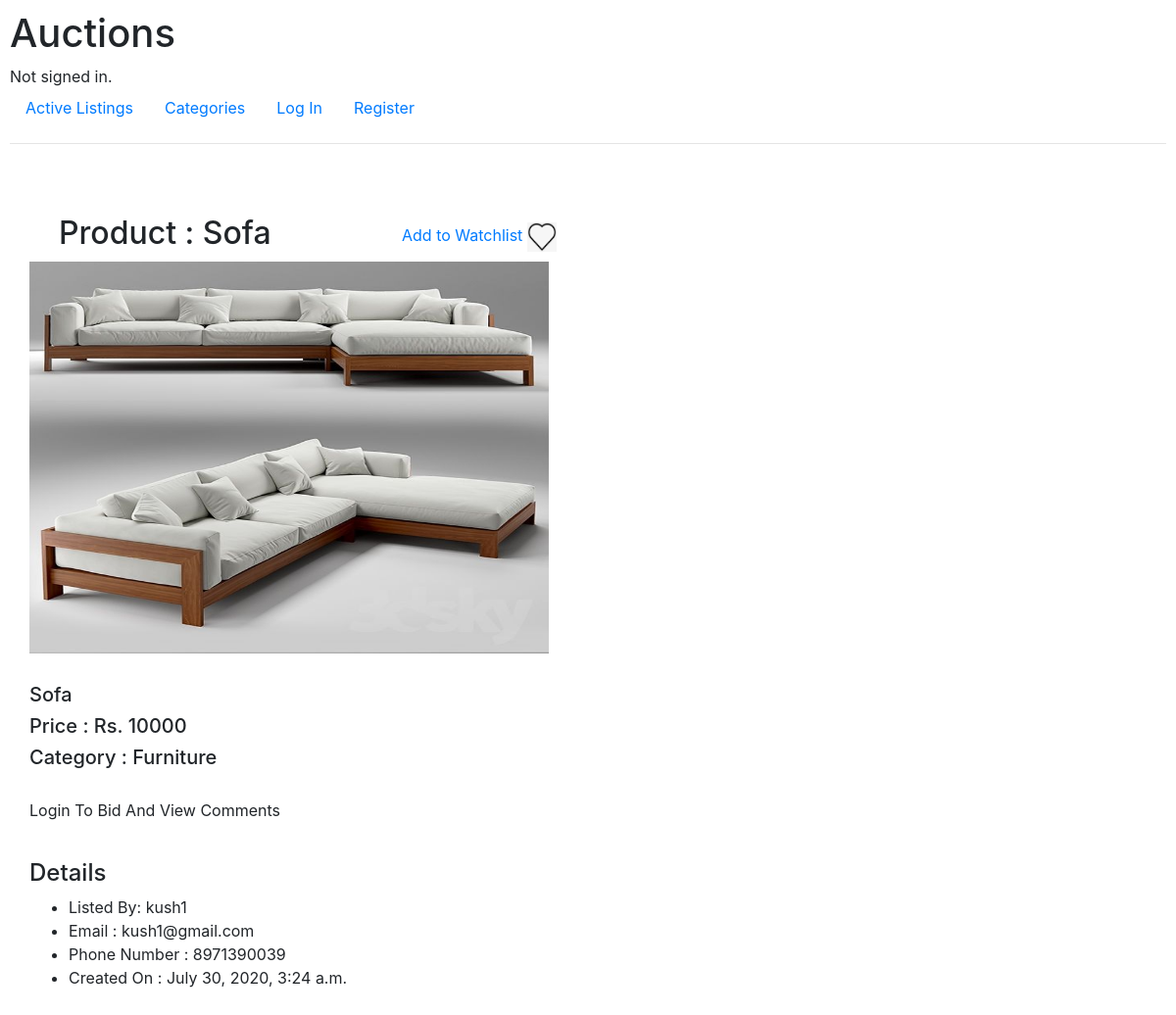
Page /product/Sofa/1 on the committed database.
### auctions/models.py (models this page shows, shortened)
class Product(models.Model):
    user = models.ForeignKey(User, on_delete=models.CASCADE, related_name="departures")
    product_name = models.CharField(max_length=255)
    product_category = models.CharField(max_length=255)
    product_price = models.IntegerField()
    product_img = models.ImageField(upload_to=None, blank=True)
    product_created_on = models.DateTimeField(default=datetime.now(), blank=True)

class User(AbstractUser):
    address = models.CharField(max_length=30, blank=True)
    birth_date = models.DateField(null=True, blank=True)
    phone_regex = RegexValidator(regex=r'^[7-9]\d{9}$', message="Phone number must be entered in the format: '+999999999'. Up to 15 digits allowed.")
    phone_number = models.CharField(validators=[phone_regex], max_length=17, blank=False) # validators should be a list

### auctions/views.py (the view, shortened to what this page needs)
# urls.py: path("product/<str:title>/<int:id>", views.product_detail, name="product_detail"),
def product_detail(request, title, id):
    if not request.user.is_authenticated:
        comments = Comment.objects.all()
        products= Product.objects.filter(id=id, product_name=title)
        return render(request, "auctions/product_detail.html",{
            "products": products,
            "comments": comments
        })

### auctions/templates/auctions/product_detail.html (shortened to what this page needs)
{% extends "auctions/layout.html" %}
{% block body %}
    {% for product in products %}
        <div>
            {% if not user_owner %}
                <div class="product_detail_watchlist">
                    {% if not watchlists %}
                        <a href="../../product_watchlist_add/{{product.id}}">Add to Watchlist <img src="/static/images/watchlist.png" height="30px" width="30px"></a>
                    {% endif %}
                </div>
            {% else %}
                <h2>Your Product</h2>
                <p>You can't add to watchlist and you can't Bid For Your Own product</h5>
            {% endif %}
            <h2 class="product_detail_product_name">Product : {{ product.product_name }}</h2>
            <div class="product_detail_img">
                <img src="/static/images/{{product.product_img}}" height="400px" width="530px" alt={{ product.product_name }} width="500" height="600">
            </div>
            <div class="product_detail_product">
                <h5>{{ product.product_name }}</h5>
                <h5>Price : Rs. {{ product.product_price }}</h5>
                <h5>Category : {{ product.product_category }}</h5>
            </div>
            <div class="product_detail_bid">
                {% if user.is_authenticated %}
                    {% if not user_owner %}
                        {% if not bids %}
                        <div>
                            <a href="/../product_bid/{{product.id}}/{{bid_amount}}">
                                <button id="product_detail_bid_amount">Bid For {{bid_amount}}</button>
                            </a>
                        </div>
                        {% else %}
                            {% for bid in bids%}
                                {%if bid.product.id == product.id %}
                                    <input id="product_detail_current_bid" type="button" value="Current Bid is Yours" disabled>
                                {% endif %}
                            {% endfor %}
                        {% endif %}
                    {% else %}
                        <button disabled>You Can't Bid for Your Product</button>
                    {% endif %}
                {% else %}
                <label>Login To Bid And View Comments</label>
                {% endif %}
            </div>
            <div class="product_detail_detail">
            <h4>Details</h4>
                <ul>
                    <li>Listed By: {{ product.user }}</li>
                    <li>Email : {{ product.user.email}}</li>
                    <li>Phone Number : {{ product.user.phone_number }}</li>
                    <li>Created On : {{ product.product_created_on }} </li>
                </ul>
            </div>
        </div>
    {% empty %}
        <li>No Active Products</li>
    {% endfor %}
{% endblock %}

### auctions/static/auctions/styles.css (style rules this page uses)
body { padding: 10px; }
.product_detail_watchlist { margin-left: 400px; margin-bottom: -48px; margin-top: 80px; }
.product_detail_product_name { margin-left:50px; margin-top: 10px; }
.product_detail_img { margin-left:20px; margin-top: 10px; }
.product_detail_product { margin-left:20px; margin-top: 30px; }
.product_detail_bid { margin-left:20px; margin-top: 30px; }
.product_detail_detail { margin-left:20px; margin-top: 30px; }

### rows in the picture
Product: product_name "Sofa", product_img (picture), product_price "10000", product_category "Furniture", user "kush1", user.email "kush1@gmail.com", user.phone_number "8971390039", product_created_on "July 30, 2020, 3:24 a.m."
